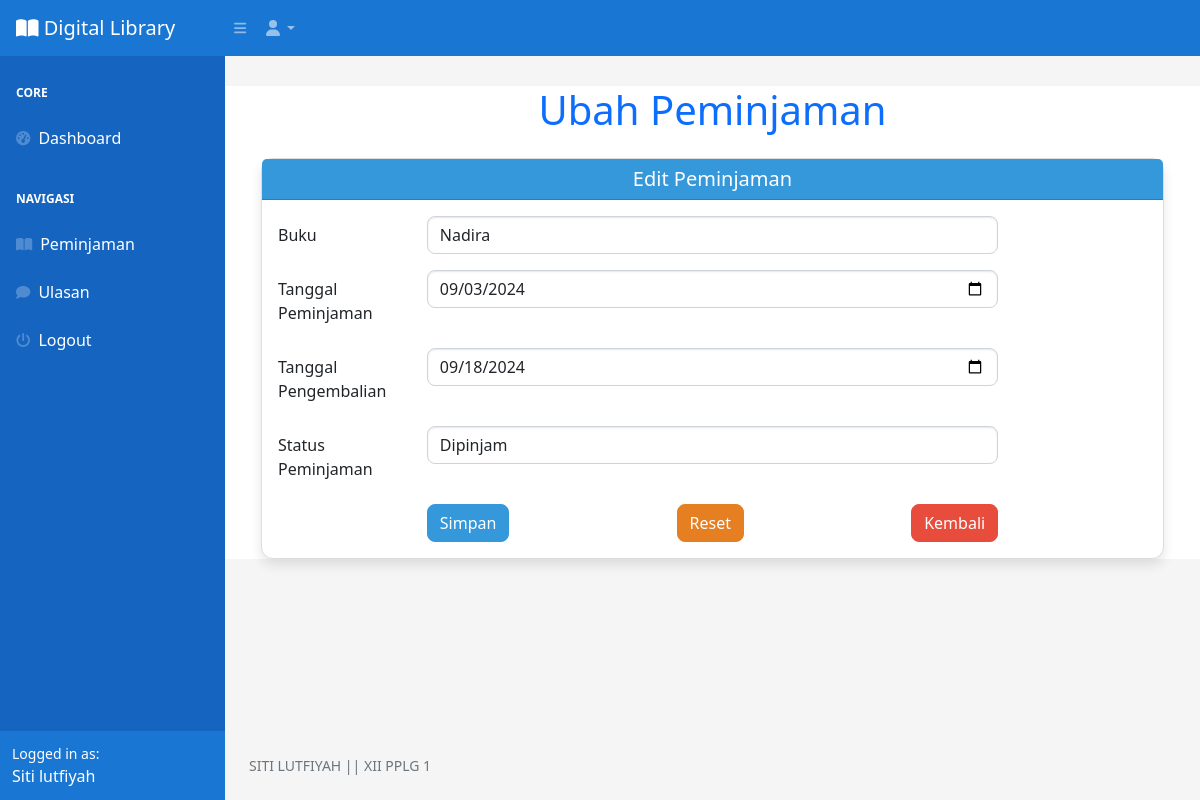
Screenshot of /index.php?page=peminjaman_ubah&&id=1 (signed in) with the database file from the repository.
### tables this page shows
CREATE TABLE `peminjaman` (
  `id_peminjaman` int(11) NOT NULL,
  `id_user` int(11) DEFAULT NULL,
  `id_buku` int(11) DEFAULT NULL,
  `tanggal_peminjaman` varchar(255) DEFAULT NULL,
  `tanggal_pengembalian` varchar(255) DEFAULT NULL,
  `status_peminjaman` enum('dipinjam','dikembalikan') DEFAULT NULL
);

CREATE TABLE `buku` (
  `id_buku` int(11) NOT NULL,
  `id_kategori` int(11) DEFAULT NULL,
  `judul` varchar(255) DEFAULT NULL,
  `penulis` varchar(255) DEFAULT NULL,
  `penerbit` varchar(255) DEFAULT NULL,
  `tahun_terbit` varchar(255) DEFAULT NULL,
  `deskripsi` text DEFAULT NULL
);

### peminjaman_ubah.php (the view, shortened to what this page needs)
<!DOCTYPE html>
<html lang="en">
<head>
    <link rel="stylesheet" href="https://stackpath.bootstrapcdn.com/bootstrap/5.2.0/css/bootstrap.min.css">
</head>
<body>
    <div class="container">
        <h1 class="mt-4 mb-4 text-center text-primary">Ubah Peminjaman</h1>
        <div class="card">
            <div class="card-header text-center">
                <h5 class="mb-0">Edit Peminjaman</h5>
            </div>
            <div class="card-body">
                <form method="post">
                    <?php
                        $id = $_GET['id'];
                        $query = mysqli_query($koneksi, "SELECT * FROM peminjaman WHERE id_peminjaman=$id");
                        $data = mysqli_fetch_array($query);
                    ?>
                    <div class="row mb-3">
                        <label for="id_buku" class="col-md-2 col-form-label">Buku</label>
                        <div class="col-md-8">
                            <select name="id_buku" id="id_buku" class="form-control">
                                <?php
                                    $buk = mysqli_query($koneksi, "SELECT * FROM buku");
                                    while($buku = mysqli_fetch_array($buk)) {
                                        ?>
                                        <option <?php if($buku['id_buku'] == $data['id_buku']) echo 'selected'; ?> value="<?php echo $buku['id_buku']; ?>"><?php echo $buku['judul']; ?></option>
                                        <?php
                                    }
                                ?>
                            </select>
                        </div>
                    </div>
                    <div class="row mb-3">
                        <label for="tanggal_peminjaman" class="col-md-2 col-form-label">Tanggal Peminjaman</label>
                        <div class="col-md-8">
                            <input type="date" id="tanggal_peminjaman" class="form-control" value="<?php echo $data['tanggal_peminjaman']; ?>" name="tanggal_peminjaman">
                        </div>
                    </div>
                    <div class="row mb-3">
                        <label for="tanggal_pengembalian" class="col-md-2 col-form-label">Tanggal Pengembalian</label>
                        <div class="col-md-8">
                            <input type="date" id="tanggal_pengembalian" class="form-control" value="<?php echo $data['tanggal_pengembalian']; ?>" name="tanggal_pengembalian">
                        </div>
                    </div>
                    <div class="row mb-3">
                        <label for="status_peminjaman" class="col-md-2 col-form-label">Status Peminjaman</label>
                        <div class="col-md-8">
                            <select name="status_peminjaman" id="status_peminjaman" class="form-control">
                                <option value="dipinjam" <?php if($data['status_peminjaman'] == 'dipinjam') echo 'selected'; ?>>Dipinjam</option>
                            </select>
                        </div>
                    </div>
                    <div class="row">
                        <div class="col-md-2"></div>
                        <div class="col-md-8 d-flex justify-content-between">
                            <button type="submit" class="btn btn-primary-custom" name="submit" value="submit">Simpan</button>
                            <button type="reset" class="btn btn-secondary-custom">Reset</button>
                            <a href="?page=peminjaman" class="btn btn-danger-custom">Kembali</a>
                        </div>
                    </div>
                </form>
            </div>
        </div>
    </div>
</body>
</html>

### peminjaman_ubah.php (style rules this page uses)
body { background-color: #f5f5f5; }
.card { border-radius: 12px; border: 1px solid #ddd; box-shadow: 0 6px 12px rgba(0, 0, 0, 0.1); background-color: #ffffff; }
.card-header { background-color: #3498db; color: #ffffff; border-top-left-radius: 12px; border-top-right-radius: 12px; }
.btn-primary-custom { background-color: #3498db; border-color: #3498db; color: #ffffff; border-radius: 8px; }
.btn-secondary-custom { background-color: #e67e22; border-color: #e67e22; color: #ffffff; border-radius: 8px; }
.btn-danger-custom { background-color: #e74c3c; border-color: #e74c3c; color: #ffffff; border-radius: 8px; }
.form-control { border-radius: 8px; box-shadow: inset 0 1px 2px rgba(0, 0, 0, 0.1); }
.container { margin-top: 30px; }

### rows the page displays
peminjaman: id_buku "Nadira", tanggal_peminjaman "09/03/2024", tanggal_pengembalian "09/18/2024", status_peminjaman "Dipinjam"

### other values shown
$_SESSION['user']['nama'] "Siti lutfiyah"
